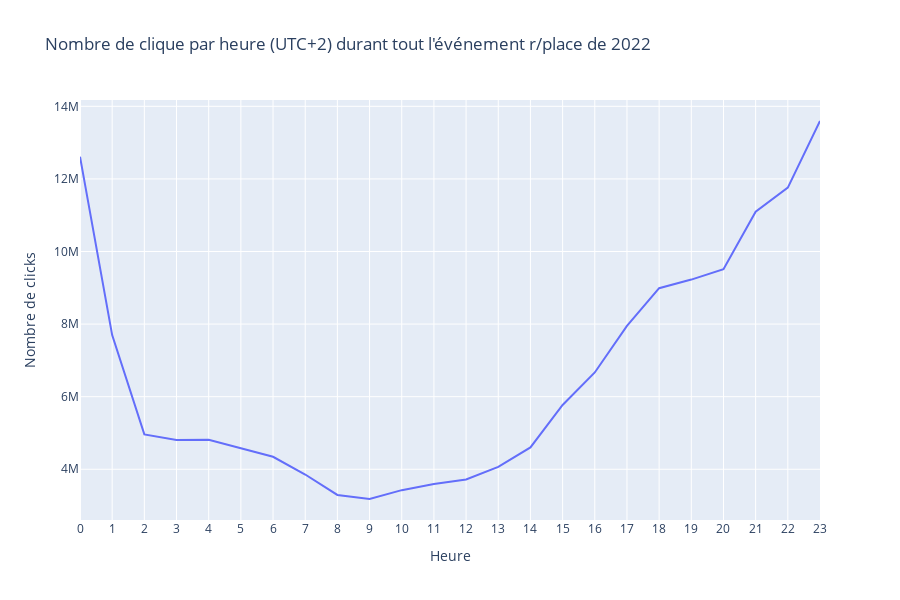

Source (notebook cell):
### Markdown cell above
# Clicks per hours

### Code cell
fig = px.line(
    df_hours_count,
    range_x=[0, 23],
    y="count",
    x="hour",
    labels={"hour": "Heure", "count": "Nombre de clicks"},
    title="Nombre de clique par heure (UTC+2) durant tout l'événement r/place de 2022",
    height=600
)

fig.update_layout(
    xaxis = dict(
        tickmode = "linear",
        tick0 = 1,
        dtick = 1
    ),
    showlegend=False
)

fig.write_html("html/hours.html")
fig.show()

### Figure 1 — Plotly figure (JSON) as saved in the notebook; plotly's stock layout.template omitted (floating-point values rounded to 4 significant figures)
{"data": [{"hovertemplate": "Heure=%{x}<br>Nombre de clicks=%{y}<extra></extra>", "legendgroup": "", "line": {"color": "#636efa", "dash": "solid"}, "marker": {"symbol": "circle"}, "mode": "lines", "name": "", "orientation": "v", "showlegend": false, "type": "scatter", "x": [0, 1, 2, 3, 4, 5, 6, 7, 8, 9, 10, 11, 12, 13, 14, 15, 16, 17, 18, 19, 20, 21, 22, 23], "xaxis": "x", "y": [12612643, 7696475, 4960343, 4807651, 4815391, 4582766, 4344703, 3855757, 3293435, 3181065, 3424610, 3594472, 3718832, 4063509, 4601993, 5771379, 6666775, 7948527, 8988949, 9226279, 9510009, 11097175, 11760870, 13595434], "yaxis": "y"}], "layout": {"height": 600, "legend": {"tracegroupgap": 0}, "showlegend": false, "title": {"text": "Nombre de clique par heure (UTC+2) durant tout l'événement r/place de 2022"}, "xaxis": {"anchor": "y", "domain": [0, 1], "dtick": 1, "range": [0, 23], "tick0": 1, "tickmode": "linear", "title": {"text": "Heure"}}, "yaxis": {"anchor": "x", "domain": [0, 1], "title": {"text": "Nombre de clicks"}}}}
